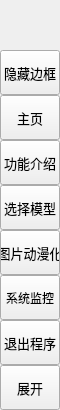
        <widget class="QFrame" name="leftMenuBg">
         <property name="minimumSize">
          <size>
           <width>60</width>
           <height>0</height>
          </size>
         </property>
         <property name="maximumSize">
          <size>
           <width>60</width>
           <height>16777215</height>
          </size>
         </property>
         <property name="frameShape">
          <enum>QFrame::NoFrame</enum>
         </property>
         <property name="frameShadow">
          <enum>QFrame::Raised</enum>
         </property>
         <layout class="QVBoxLayout" name="verticalLayout_3">
          <property name="spacing">
           <number>0</number>
          </property>
          <property name="leftMargin">
           <number>0</number>
          </property>
          <property name="topMargin">
           <number>0</number>
          </property>
          <property name="rightMargin">
           <number>0</number>
          </property>
          <property name="bottomMargin">
           <number>0</number>
          </property>
          <item>
           <widget class="QFrame" name="topLogoInfo">
            <property name="minimumSize">
             <size>
              <width>0</width>
              <height>50</height>
             </size>
            </property>
            <property name="maximumSize">
             <size>
              <width>16777215</width>
              <height>50</height>
             </size>
            </property>
            <property name="frameShape">
             <enum>QFrame::NoFrame</enum>
            </property>
            <property name="frameShadow">
             <enum>QFrame::Raised</enum>
            </property>
            <widget class="QFrame" name="topLogo">
             <property name="geometry">
              <rect>
               <x>10</x>
               <y>5</y>
               <width>42</width>
               <height>42</height>
              </rect>
             </property>
             <property name="minimumSize">
              <size>
               <width>42</width>
               <height>42</height>
              </size>
             </property>
             <property name="maximumSize">
              <size>
               <width>42</width>
               <height>42</height>
              </size>
             </property>
             <property name="frameShape">
              <enum>QFrame::NoFrame</enum>
             </property>
             <property name="frameShadow">
              <enum>QFrame::Raised</enum>
             </property>
            </widget>
            <widget class="QLabel" name="titleLeftApp">
             <property name="geometry">
              <rect>
               <x>70</x>
               <y>8</y>
               <width>160</width>
               <height>20</height>
              </rect>
             </property>
             <property name="font">
              <font>
               <family>Segoe UI Semibold</family>
               <pointsize>12</pointsize>
               <italic>false</italic>
               <bold>false</bold>
              </font>
             </property>
             <property name="text">
              <string>PyComic</string>
             </property>
             <property name="alignment">
              <set>Qt::AlignLeading|Qt::AlignLeft|Qt::AlignTop</set>
             </property>
            </widget>
            <widget class="QLabel" name="titleLeftDescription">
             <property name="geometry">
              <rect>
               <x>70</x>
               <y>27</y>
               <width>160</width>
               <height>16</height>
              </rect>
             </property>
             <property name="maximumSize">
              <size>
               <width>16777215</width>
               <height>16</height>
              </size>
             </property>
             <property name="font">
              <font>
               <family>Segoe UI</family>
               <pointsize>8</pointsize>
               <italic>false</italic>
               <bold>false</bold>
              </font>
             </property>
             <property name="text">
              <string>Modern GUI / Flat Style</string>
             </property>
             <property name="alignment">
              <set>Qt::AlignLeading|Qt::AlignLeft|Qt::AlignTop</set>
             </property>
            </widget>
           </widget>
          </item>
          <item>
           <widget class="QFrame" name="leftMenuFrame">
            <property name="frameShape">
             <enum>QFrame::NoFrame</enum>
            </property>
            <property name="frameShadow">
             <enum>QFrame::Raised</enum>
            </property>
            <layout class="QVBoxLayout" name="verticalMenuLayout">
             <property name="spacing">
              <number>0</number>
             </property>
             <property name="leftMargin">
              <number>0</number>
             </property>
             <property name="topMargin">
              <number>0</number>
             </property>
             <property name="rightMargin">
              <number>0</number>
             </property>
             <property name="bottomMargin">
              <number>0</number>
             </property>
             <item>
              <widget class="QFrame" name="toggleBox">
               <property name="maximumSize">
                <size>
                 <width>16777215</width>
                 <height>45</height>
                </size>
               </property>
               <property name="frameShape">
                <enum>QFrame::NoFrame</enum>
               </property>
               <property name="frameShadow">
                <enum>QFrame::Raised</enum>
               </property>
               <layout class="QVBoxLayout" name="verticalLayout_4">
                <property name="spacing">
                 <number>0</number>
                </property>
                <property name="leftMargin">
                 <number>0</number>
                </property>
                <property name="topMargin">
                 <number>0</number>
                </property>
                <property name="rightMargin">
                 <number>0</number>
                </property>
                <property name="bottomMargin">
                 <number>0</number>
                </property>
                <item>
                 <widget class="QPushButton" name="toggleButton">
                  <property name="sizePolicy">
                   <sizepolicy hsizetype="Expanding" vsizetype="Fixed">
                    <horstretch>0</horstretch>
                    <verstretch>0</verstretch>
                   </sizepolicy>
                  </property>
                  <property name="minimumSize">
                   <size>
                    <width>0</width>
                    <height>45</height>
                   </size>
                  </property>
                  <property name="font">
                   <font>
                    <family>Segoe UI</family>
                    <pointsize>10</pointsize>
                    <italic>false</italic>
                    <bold>false</bold>
                   </font>
                  </property>
                  <property name="cursor">
                   <cursorShape>PointingHandCursor</cursorShape>
                  </property>
                  <property name="layoutDirection">
                   <enum>Qt::LeftToRight</enum>
                  </property>
                  <property name="styleSheet">
                   <string notr="true">background-image: url(:/icons/images/icons/icon_menu.png);</string>
                  </property>
                  <property name="text">
                   <string>隐藏边框</string>
                  </property>
                 </widget>
                </item>
               </layout>
              </widget>
             </item>
             <item alignment="Qt::AlignTop">
              <widget class="QFrame" name="topMenu">
               <property name="frameShape">
                <enum>QFrame::NoFrame</enum>
               </property>
               <property name="frameShadow">
                <enum>QFrame::Raised</enum>
               </property>
               <layout class="QVBoxLayout" name="verticalLayout_8">
                <property name="spacing">
                 <number>0</number>
                </property>
                <property name="leftMargin">
                 <number>0</number>
                </property>
                <property name="topMargin">
                 <number>0</number>
                </property>
                <property name="rightMargin">
                 <number>0</number>
                </property>
                <property name="bottomMargin">
                 <number>0</number>
                </property>
                <item>
                 <widget class="QPushButton" name="btn_home">
                  <property name="sizePolicy">
                   <sizepolicy hsizetype="Expanding" vsizetype="Fixed">
                    <horstretch>0</horstretch>
                    <verstretch>0</verstretch>
                   </sizepolicy>
                  </property>
                  <property name="minimumSize">
                   <size>
                    <width>0</width>
                    <height>45</height>
                   </size>
                  </property>
                  <property name="font">
                   <font>
                    <family>Segoe UI</family>
                    <pointsize>10</pointsize>
                    <italic>false</italic>
                    <bold>false</bold>
                   </font>
                  </property>
                  <property name="cursor">
                   <cursorShape>PointingHandCursor</cursorShape>
                  </property>
                  <property name="layoutDirection">
                   <enum>Qt::LeftToRight</enum>
                  </property>
                  <property name="styleSheet">
                   <string notr="true">background-image: url(:/icons/images/icons/cil-home.png);</string>
                  </property>
                  <property name="text">
                   <string>主页</string>
                  </property>
                 </widget>
                </item>
                <item>
                 <widget class="QPushButton" name="btn_widgets">
                  <property name="sizePolicy">
                   <sizepolicy hsizetype="Expanding" vsizetype="Fixed">
                    <horstretch>0</horstretch>
                    <verstretch>0</verstretch>
                   </sizepolicy>
                  </property>
                  <property name="minimumSize">
                   <size>
                    <width>0</width>
                    <height>45</height>
                   </size>
                  </property>
                  <property name="font">
                   <font>
                    <family>Segoe UI</family>
                    <pointsize>10</pointsize>
                    <italic>false</italic>
                    <bold>false</bold>
                   </font>
                  </property>
                  <property name="cursor">
                   <cursorShape>PointingHandCursor</cursorShape>
                  </property>
                  <property name="layoutDirection">
                   <enum>Qt::LeftToRight</enum>
                  </property>
                  <property name="styleSheet">
                   <string notr="true">background-image: url(:/icons/images/icons/cil-featured-playlist.png);</string>
                  </property>
                  <property name="text">
                   <string>功能介绍</string>
                  </property>
                 </widget>
                </item>
                <item>
                 <widget class="QPushButton" name="btn_new">
                  <property name="sizePolicy">
                   <sizepolicy hsizetype="Expanding" vsizetype="Fixed">
                    <horstretch>0</horstretch>
                    <verstretch>0</verstretch>
                   </sizepolicy>
                  </property>
                  <property name="minimumSize">
                   <size>
                    <width>0</width>
                    <height>45</height>
                   </size>
                  </property>
                  <property name="font">
                   <font>
                    <family>Segoe UI</family>
                    <pointsize>10</pointsize>
                    <italic>false</italic>
                    <bold>false</bold>
                   </font>
                  </property>
                  <property name="cursor">
                   <cursorShape>PointingHandCursor</cursorShape>
                  </property>
                  <property name="layoutDirection">
                   <enum>Qt::LeftToRight</enum>
                  </property>
                  <property name="styleSheet">
                   <string notr="true">background-image: url(:/icons/images/icons/cil-transfer.png);</string>
                  </property>
                  <property name="text">
                   <string>选择模型</string>
                  </property>
                 </widget>
                </item>
                <item>
                 <widget class="QPushButton" name="btn_save">
                  <property name="sizePolicy">
                   <sizepolicy hsizetype="Expanding" vsizetype="Fixed">
                    <horstretch>0</horstretch>
                    <verstretch>0</verstretch>
                   </sizepolicy>
                  </property>
                  <property name="minimumSize">
                   <size>
                    <width>0</width>
                    <height>45</height>
                   </size>
                  </property>
                  <property name="font">
                   <font>
                    <family>Segoe UI</family>
                    <pointsize>10</pointsize>
                    <italic>false</italic>
                    <bold>false</bold>
                   </font>
                  </property>
                  <property name="cursor">
                   <cursorShape>PointingHandCursor</cursorShape>
                  </property>
                  <property name="layoutDirection">
                   <enum>Qt::LeftToRight</enum>
                  </property>
                  <property name="styleSheet">
                   <string notr="true">background-image: url(:/icons/images/icons/cil-speedometer.png);</string>
                  </property>
                  <property name="text">
                   <string>图片动漫化</string>
                  </property>
                 </widget>
                </item>
                <item>
                 <widget class="QPushButton" name="btn_computer">
                  <property name="minimumSize">
                   <size>
                    <width>0</width>
                    <height>45</height>
                   </size>
                  </property>
                  <property name="styleSheet">
                   <string notr="true">background-image: url(:/icons/images/icons/cil-devices.png);</string>
                  </property>
                  <property name="text">
                   <string>系统监控</string>
                  </property>
                 </widget>
                </item>
                <item>
                 <widget class="QPushButton" name="btn_exit">
                  <property name="sizePolicy">
                   <sizepolicy hsizetype="Expanding" vsizetype="Fixed">
                    <horstretch>0</horstretch>
                    <verstretch>0</verstretch>
                   </sizepolicy>
                  </property>
                  <property name="minimumSize">
                   <size>
                    <width>0</width>
                    <height>45</height>
                   </size>
                  </property>
                  <property name="font">
                   <font>
                    <family>Segoe UI</family>
                    <pointsize>10</pointsize>
                    <italic>false</italic>
                    <bold>false</bold>
                   </font>
                  </property>
                  <property name="cursor">
                   <cursorShape>PointingHandCursor</cursorShape>
                  </property>
                  <property name="layoutDirection">
                   <enum>Qt::LeftToRight</enum>
                  </property>
                  <property name="styleSheet">
                   <string notr="true">background-image: url(:/icons/images/icons/cil-x.png);</string>
                  </property>
                  <property name="text">
                   <string>退出程序</string>
                  </property>
                 </widget>
                </item>
               </layout>
              </widget>
             </item>
             <item alignment="Qt::AlignBottom">
              <widget class="QFrame" name="bottomMenu">
               <property name="frameShape">
                <enum>QFrame::NoFrame</enum>
               </property>
               <property name="frameShadow">
                <enum>QFrame::Raised</enum>
               </property>
               <layout class="QVBoxLayout" name="verticalLayout_9">
                <property name="spacing">
                 <number>0</number>
                </property>
                <property name="leftMargin">
                 <number>0</number>
                </property>
                <property name="topMargin">
                 <number>0</number>
                </property>
                <property name="rightMargin">
                 <number>0</number>
                </property>
                <property name="bottomMargin">
                 <number>0</number>
                </property>
                <item>
                 <widget class="QPushButton" name="toggleLeftBox">
                  <property name="sizePolicy">
                   <sizepolicy hsizetype="Expanding" vsizetype="Fixed">
                    <horstretch>0</horstretch>
                    <verstretch>0</verstretch>
                   </sizepolicy>
                  </property>
                  <property name="minimumSize">
                   <size>
                    <width>0</width>
                    <height>45</height>
                   </size>
                  </property>
                  <property name="font">
                   <font>
                    <family>Segoe UI</family>
                    <pointsize>10</pointsize>
                    <italic>false</italic>
                    <bold>false</bold>
                   </font>
                  </property>
                  <property name="cursor">
                   <cursorShape>PointingHandCursor</cursorShape>
                  </property>
                  <property name="layoutDirection">
                   <enum>Qt::LeftToRight</enum>
                  </property>
                  <property name="styleSheet">
                   <string notr="true">background-image: url(:/icons/images/icons/icon_settings.png);</string>
                  </property>
                  <property name="text">
                   <string>展开</string>
                  </property>
                 </widget>
                </item>
               </layout>
              </widget>
             </item>
            </layout>
           </widget>
          </item>
         </layout>
        </widget>
